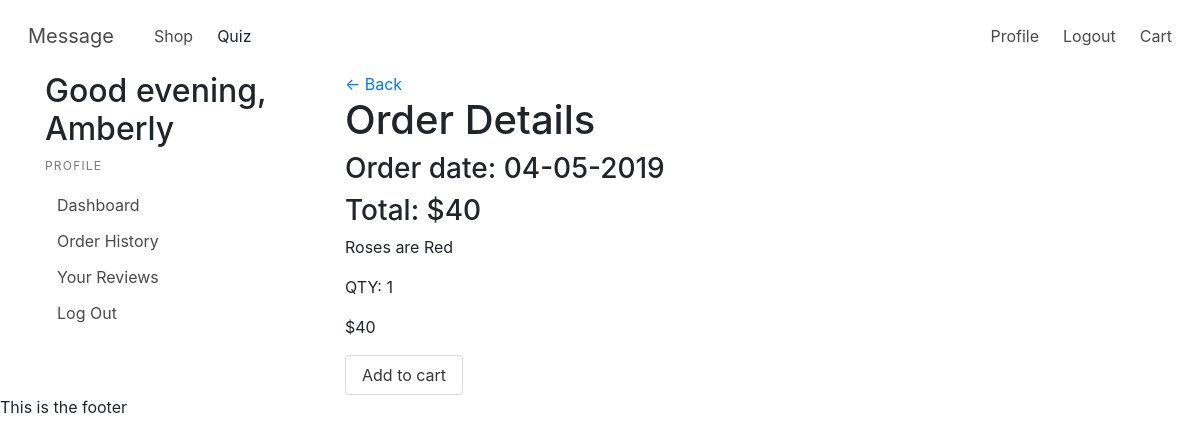
Screenshot of /profile/orders/view_details/1 (signed in) with the database file from the repository.
### models.py (models this page shows, shortened)
class User(UserMixin, Model):
    fname = CharField()
    lname = CharField()
    email = CharField(unique=True)
    password = CharField(max_length=100)
    street_address = CharField(default="")
    city = CharField(default="")
    state = CharField(default="")
    postal_code = CharField(default="")
    join_date = DateTimeField(default=datetime.datetime.now())
    class Meta:
        database = DATABASE

class Order(Model):
    user = ForeignKeyField(model=User, backref='order')
    order_date = DateTimeField(default=datetime.datetime.now())
    total_cost = IntegerField(default=0)
    date_created = DateTimeField(default=datetime.datetime.now())
    recipient_fname = CharField(default="")
    recipient_lname = CharField(default="")
    recipient_street_address = CharField(default="")
    recipient_city = CharField(default="")
    recipient_state = CharField(default="")
    recipient_postal_code = CharField(default="")
    purchased = BooleanField(default=False)
    class Meta:
        database = DATABASE

class OrderDetails(Model):
    order = ForeignKeyField(model=Order, backref='order_details')
    product = ForeignKeyField(model=Product, backref='order_details')
    quantity = IntegerField(default=1)
    subtotal = IntegerField()
    class Meta:
        database = DATABASE

class Product(Model):
    name = CharField(unique=True)
    description = CharField()
    image = CharField()
    plant = CharField()
    meaning = CharField()
    price = IntegerField()
    data_name= CharField()
    average_rating = FloatField(default=0)
    category = ForeignKeyField(model=Category, backref='product')
    class Meta:
        database = DATABASE

### app.py (the view)
@app.route('/profile/orders/view_details/<orderid>', methods=["GET"])
@login_required
def view_details(orderid):
    user = current_user
    current_hour = datetime.datetime.now().hour
    greeting = time_of_day(current_hour)
    order = models.Order.get(models.Order.id == orderid)
    print(order)
    details = models.OrderDetails.select().where(models.OrderDetails.order_id == orderid)
    return render_template("viewDetails.html", user=user, greeting=greeting, order=order, details=details)

### app.py (called while the page is built)
@login_manager.user_loader
def load_user(userid):
    try:
        return models.User.get(models.User.id == userid)
    except models.DoesNotExist:
        return None

@app.before_request
def before_request():
    g.db = models.DATABASE
    g.db.connect()
    g.user = current_user

@app.after_request
def after_request(response):
    g.db.close()
    return response

def time_of_day(hour):
    return (
        "morning" if 5 <= hour <= 11
        else
        "afternoon" if 12 <= hour <= 17
        else
        "evening" if 18 <= hour <= 22
        else
        "night"
    )

### templates/viewDetails.html
{% extends 'profile.html' %}
{% block profile %}
<a href="/profile/orders">&#8592; Back</a>
<h1>Order Details</h1>
<h3>Order date: {{order.order_date.strftime('%m-%d-%Y')}}</h3>
<h3>Total: ${{order.total_cost}}</h3>
{% for detail in details %}
    <div>
        <p>{{detail.product.name}}</p>
        <p>QTY: {{detail.quantity}}</p>
        <p>${{detail.subtotal}}</p>
        <a class="button" href="/add_to_cart/{{detail.product.id}}">Add to cart</a>
    </div>
{% endfor %}
{% endblock %}

### templates/profile.html
{% extends 'layout.html' %}
{% block content %}
<div class="container">
    <div class="row">
        <div class="col-sm-3">
            <h2> Good {{greeting}}, {{user.fname}}</h2>
            <aside class="menu">
                <p class="menu-label">
                    Profile
                </p>
                <ul class="menu-list">
                    <li><a href="{{url_for('profile')}}">Dashboard</a></li>
                    <li><a href="{{url_for('order_history')}}">Order History</a></li>
                    <li><a href="{{url_for('reviews')}}">Your Reviews</a></li>
                    <li><a href="{{url_for('logout')}}">Log Out</a></li>
                </ul>
            </aside>
        </div>
        <div class="col-sm-9">
            <div class="container">
                {% block profile %}
                {% endblock %}
            </div>
        </div>
    </div>
</div>
{% endblock %}

### rows the page displays
User: fname "Amberly"
Order: order_date "04-05-2019", total_cost "40"
OrderDetails: product.name "Roses are Red", quantity "1", subtotal "40"

### other values shown
{{ greeting }} "evening"
